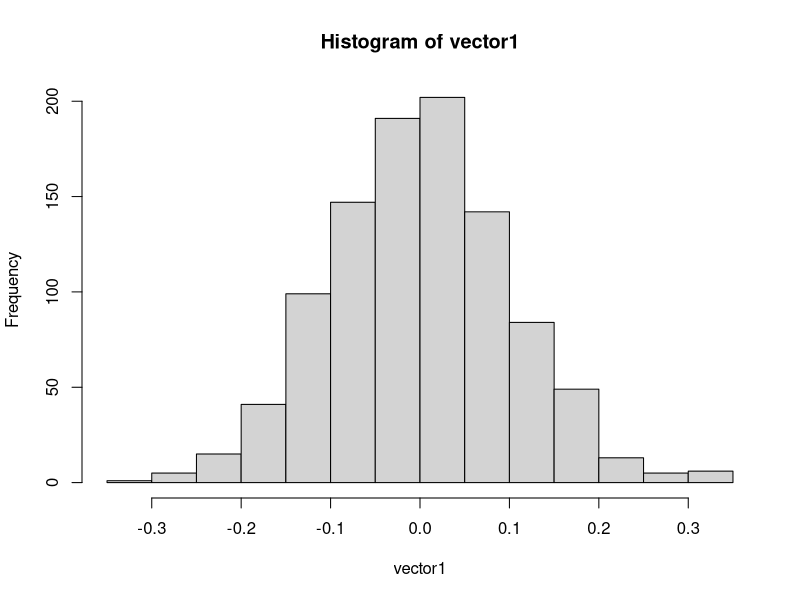
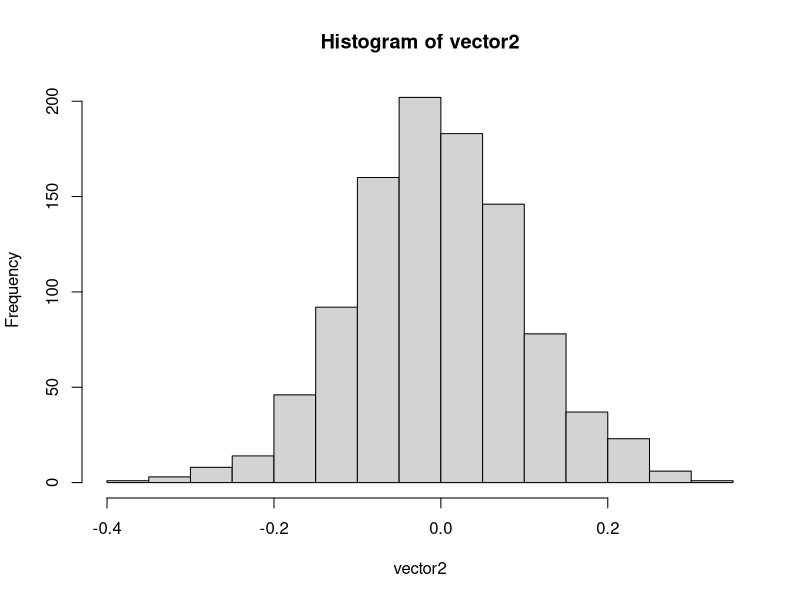
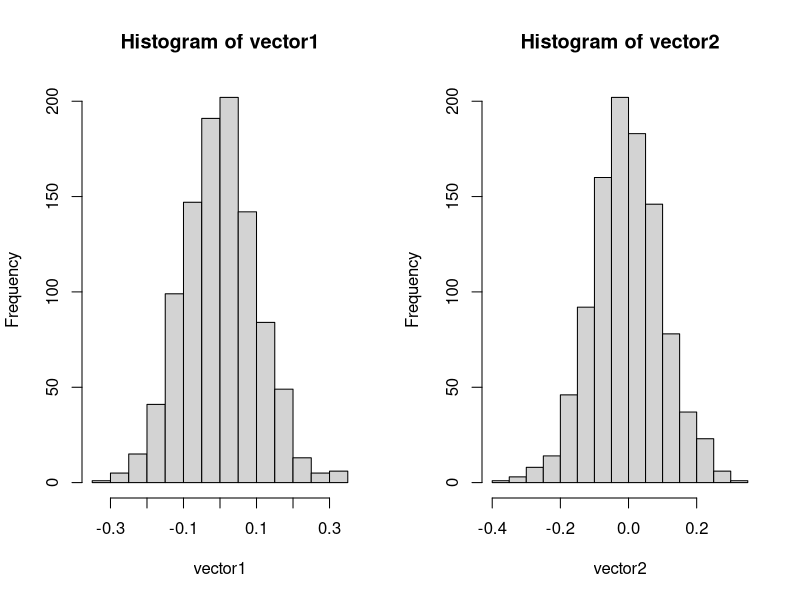
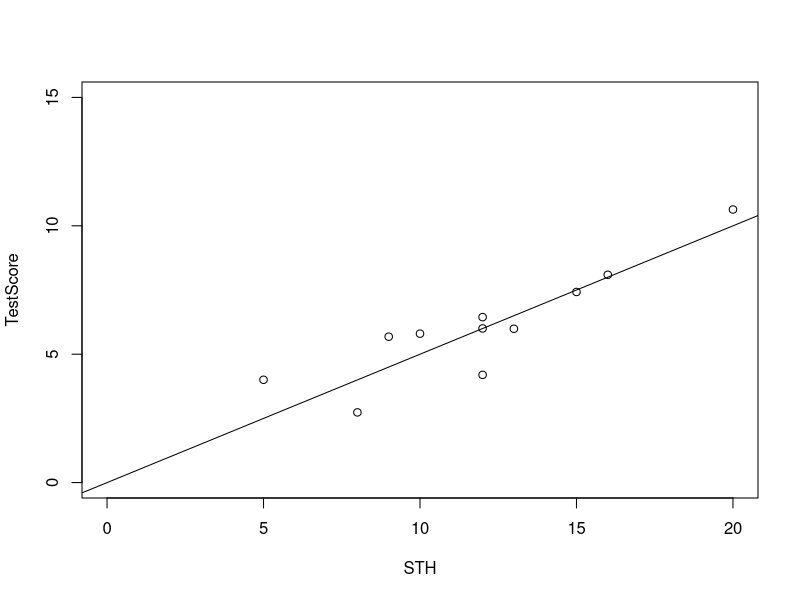
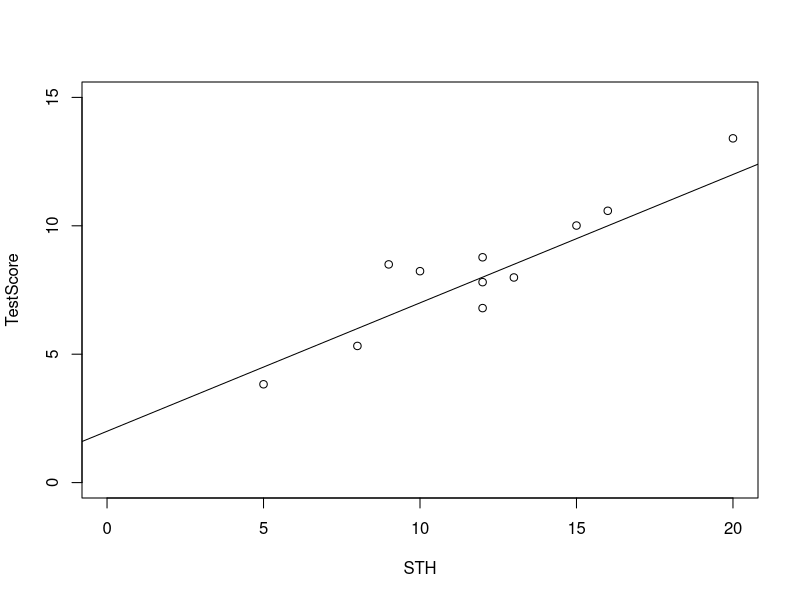
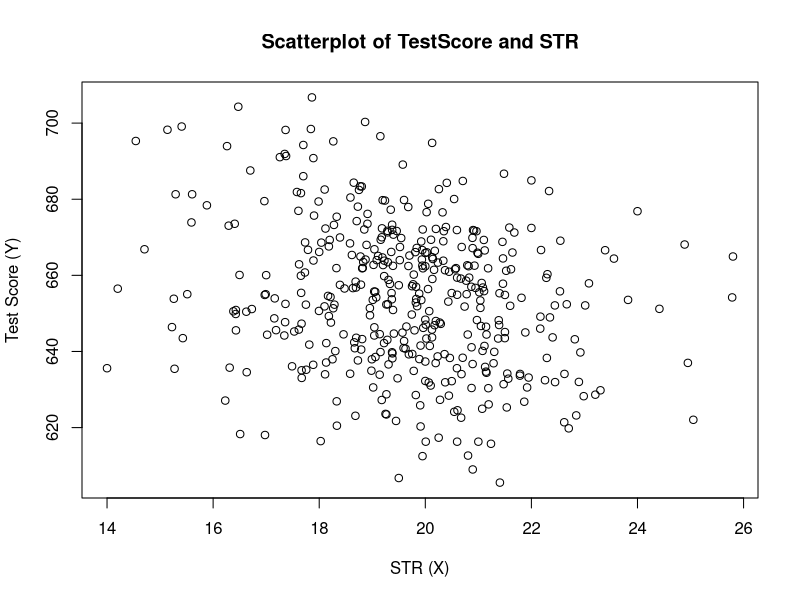
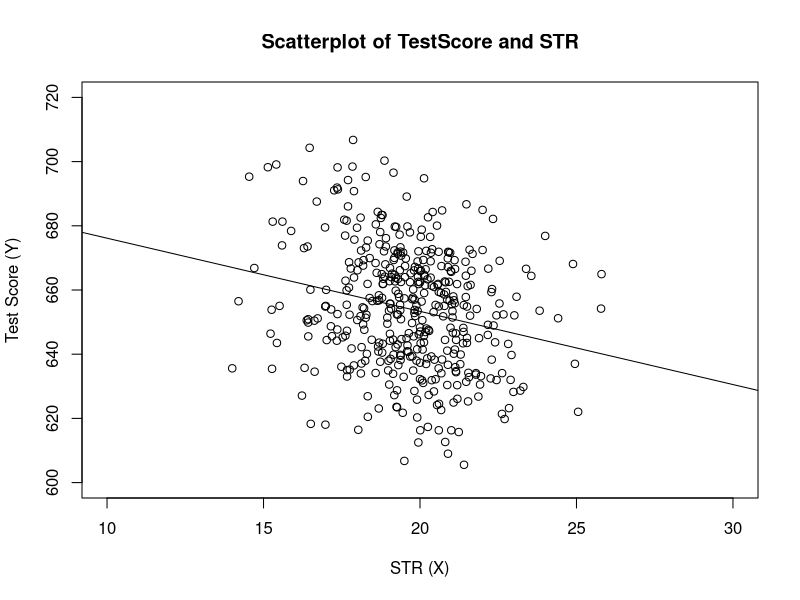
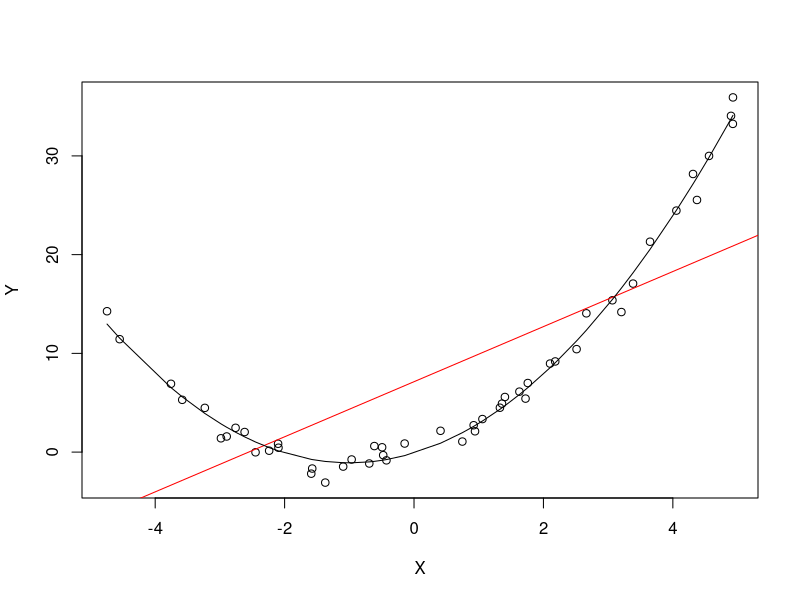

Here is the R script that generated these plots, in order:
## ---- chunk 1
knitr::opts_chunk$set(echo = TRUE)
## ---- chunk 2
sample1 <- rnorm(100)
## ---- chunk 3
t_by_hand <- mean(sample1)/sqrt(var(sample1)/100)
t_by_hand
## ---- chunk 4
t.test(sample1)
t.test(sample1)$statistic==mean(sample1)/sqrt(var(sample1)/100) #Check!
## ---- chunk 5
  vector1 <- replicate(expr = mean(rnorm(100)), n=1000)
  hist(vector1)
## ---- chunk 6
  vector2 <- numeric(1000)
  for (i in 1:1000) {
  vector2[i] <- mean(rnorm(100))
  }
  hist(vector2)
## ---- chunk 7
  par(mfrow=c(1,2)) #Command to plot more than 1 figure at the same time
hist(vector1)
hist(vector2)
par(mfrow=c(1,1)) #Back to default
## ---- chunk 8
STH <- c(12,15,10,20,8,12,16,13,5,9,12) #Hours studied
TestScore <- 0.5*STH + rnorm(11,0,1) #Exam score as a function of studied hours + random error
## ---- chunk 9
plot(STH, TestScore, xlim = c(0,20), ylim = c(0,15))
abline(a=0, b=0.5)  #a=intercept b=slope. 
## ---- chunk 10
TestScore <- 2+ 0.5*STH + rnorm(11,0,1) # Data Generation Process of Exam score
plot(STH, TestScore, xlim = c(0,20), ylim = c(0,15))
abline(a=2, b=0.5)  
## ---- chunk 11
library(AER) #Provides some datasets
library(MASS) #Collection of functions for applied statistics
## ---- chunk 12
data(CASchools) #california Schools Dataset
View(CASchools)
## ---- chunk 13
#Create a new Variable, Students-teacher ratio.
#Compute STR and append it to CASchools
CASchools$STR <- CASchools$students/CASchools$teachers 

#Compute TestScore (average between Math and Read) and append it to the dataframe
CASchools$score <- (CASchools$read + CASchools$math)/2     

#Compute sample averages of STR and score
avg_STR <- mean(CASchools$STR) 
avg_score <- mean(CASchools$score)

#Compute sample standard deviations of STR and score
sd_STR <- sd(CASchools$STR) 
sd_score <- sd(CASchools$score)
## ---- chunk 14
#Creating a summary dataframe
# set up a vector of percentiles and compute the quantiles 
quantiles <- c(0.10, 0.25, 0.4, 0.5, 0.6, 0.75, 0.9)
quant_STR <- quantile(CASchools$STR, quantiles) #Arguments: series and vector of percentiles

quant_score <- quantile(CASchools$score, quantiles)

# gather everything in a data.frame 
DistributionSummary <- data.frame(Average = c(avg_STR, avg_score), 
                                  StandardDeviation = c(sd_STR, sd_score), 
                                  quantile = rbind(quant_STR, quant_score))
#rbind combines two or more vectors
DistributionSummary
## ---- chunk 15
#Plot
plot(score ~ STR, 
     data = CASchools,
     main = "Scatterplot of TestScore and STR", 
     xlab = "STR (X)",
     ylab = "Test Score (Y)")

cor(CASchools$STR, CASchools$score) #Correlation. Negative, but weak
## ---- chunk 16
attach(CASchools)
## ---- chunk 17
beta_1 <- sum((STR - mean(STR)) * (score - mean(score))) / sum((STR - mean(STR))^2)
beta_0 <- mean(score) - beta_1 * mean(STR)
beta_1
beta_0
## ---- chunk 18
linear_model <- lm(score ~ STR, data = CASchools) 
summary(linear_model)
## ---- chunk 19
# plot the data
plot(score ~ STR, 
     data = CASchools,
     main = "Scatterplot of TestScore and STR", 
     xlab = "STR (X)",
     ylab = "Test Score (Y)",
     xlim = c(10, 30),
     ylim = c(600, 720))

# add the regression line
abline(linear_model) 
## ---- chunk 20
summary(linear_model)
ls(summary(linear_model)) #Check available outputs
r_squared <- summary(linear_model)$"r.squared" #Accessing a single output
mod_summary <- summary(linear_model) #Put the outputs in an object
## ---- chunk 21
SSR <- sum(mod_summary$residuals^2)
TSS <- sum((score - mean(score))^2)
R2 <- 1 - SSR/TSS; R2 
summary(linear_model)$"r.squared" 
#Same value!
detach(CASchools)
## ---- chunk 22
# set a seed to make the results reproducible
set.seed(321)

#Generate the data 
X <- runif(50, min = -5, max = 5)
u <- rnorm(50, 0,1)  

# Data generating process (The true relationship)
Y <- X^2 + 2 * X + u                

# estimate a simple regression model 
mod_simple <- lm(Y ~ X)

# predict using a quadratic model 
prediction <- predict(lm(Y ~ X + I(X^2)), data.frame(X = sort(X)))
## ---- chunk 23
# plot the results
plot(Y ~ X)
abline(mod_simple, col = "red")
lines(sort(X), prediction)
#E(Ei|Xi) varies with the Xi.
## ---- chunk 24
# set seed
set.seed(123)

# generate a date vector
Date <- seq(as.Date("1951/1/1"), as.Date("2000/1/1"), "years")

# initialize the employment vector
X <- c(5000, rep(NA, length(Date)-1))

# generate time series observations with random influences
for (i in 2:length(Date)) {
  X[i] <- -50 + 0.98 * X[i-1] + rnorm(n = 1, sd = 200)
}
## ---- chunk 25
#plot the results
plot(x = Date, 
     y = X, 
     type = "l", 
     col = "steelblue", 
     ylab = "Workers", 
     xlab = "Time")
## ---- chunk 26
# set seed
set.seed(123)

# generate the data
X <- sort(runif(10, min = 30, max = 70))
Y <- rnorm(10 , mean = 200, sd = 50)
Y[9] <- 2000  #Create an outlier


# fit model with outlier
fit <- lm(Y ~ X)

# fit model without outlier
fitWithoutOutlier <- lm(Y[-9] ~ X[-9])
## ---- chunk 27
# plot the results

plot(Y ~ X,pch=16)
abline(fit)
abline(fitWithoutOutlier, col = "red")
